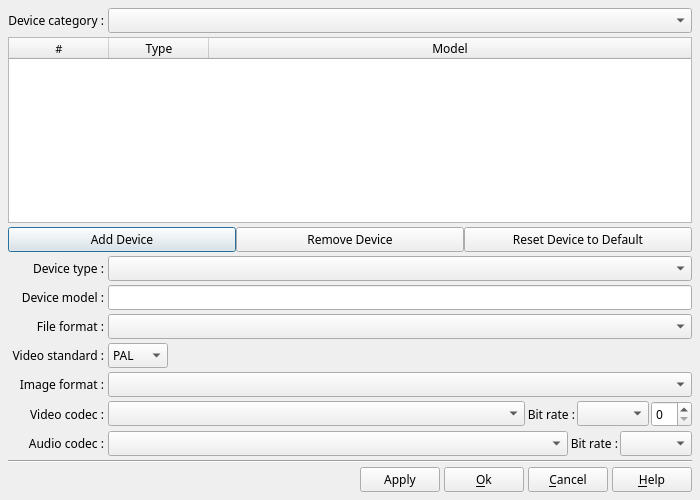
<?xml version="1.0" encoding="UTF-8"?>
<ui version="4.0">
 <class>DlgManageDevices</class>
 <widget class="QDialog" name="DlgManageDevices">
  <property name="geometry">
   <rect>
    <x>0</x>
    <y>0</y>
    <width>700</width>
    <height>500</height>
   </rect>
  </property>
  <property name="minimumSize">
   <size>
    <width>700</width>
    <height>500</height>
   </size>
  </property>
  <property name="font">
   <font>
    <family>Sans Serif</family>
    <pointsize>9</pointsize>
   </font>
  </property>
  <property name="windowTitle">
   <string>Manage Devices</string>
  </property>
  <layout class="QGridLayout" name="gridLayout_3">
   <property name="leftMargin">
    <number>8</number>
   </property>
   <property name="topMargin">
    <number>8</number>
   </property>
   <property name="rightMargin">
    <number>8</number>
   </property>
   <property name="bottomMargin">
    <number>8</number>
   </property>
   <property name="spacing">
    <number>4</number>
   </property>
   <item row="0" column="0">
    <layout class="QGridLayout" name="gridLayout">
     <item row="7" column="1">
      <layout class="QHBoxLayout" name="horizontalLayout_14">
       <property name="spacing">
        <number>2</number>
       </property>
       <item>
        <widget class="QComboBox" name="DBStandardCB">
         <property name="toolTip">
          <string>Select the video standard to use, PAL or NTSC</string>
         </property>
         <item>
          <property name="text">
           <string>PAL</string>
          </property>
         </item>
         <item>
          <property name="text">
           <string>NTSC</string>
          </property>
         </item>
        </widget>
       </item>
       <item>
        <spacer name="horizontalSpacer_9">
         <property name="orientation">
          <enum>Qt::Horizontal</enum>
         </property>
         <property name="sizeHint" stdset="0">
          <size>
           <width>40</width>
           <height>20</height>
          </size>
         </property>
        </spacer>
       </item>
      </layout>
     </item>
     <item row="5" column="1">
      <widget class="QLineEdit" name="DBDeviceModelED">
       <property name="toolTip">
        <string>&lt;html&gt;&lt;head/&gt;&lt;body&gt;&lt;p&gt;Enter here the name of the device (free text entry field)&lt;/p&gt;&lt;/body&gt;&lt;/html&gt;</string>
       </property>
      </widget>
     </item>
     <item row="6" column="1">
      <widget class="QComboBox" name="DBFileFormatCB">
       <property name="sizePolicy">
        <sizepolicy hsizetype="Preferred" vsizetype="Fixed">
         <horstretch>0</horstretch>
         <verstretch>0</verstretch>
        </sizepolicy>
       </property>
       <property name="toolTip">
        <string>Select the file type to use for the rendering</string>
       </property>
      </widget>
     </item>
     <item row="10" column="1">
      <layout class="QHBoxLayout" name="horizontalLayout_16">
       <property name="spacing">
        <number>2</number>
       </property>
       <item>
        <widget class="QComboBox" name="DBAudioFormatCB">
         <property name="sizePolicy">
          <sizepolicy hsizetype="Expanding" vsizetype="Fixed">
           <horstretch>0</horstretch>
           <verstretch>0</verstretch>
          </sizepolicy>
         </property>
         <property name="minimumSize">
          <size>
           <width>150</width>
           <height>0</height>
          </size>
         </property>
         <property name="toolTip">
          <string>Select the audio codec to use for the rendering</string>
         </property>
        </widget>
       </item>
       <item>
        <widget class="QLabel" name="AudioBitRateLabel">
         <property name="text">
          <string>Bit rate :</string>
         </property>
         <property name="alignment">
          <set>Qt::AlignRight|Qt::AlignTrailing|Qt::AlignVCenter</set>
         </property>
        </widget>
       </item>
       <item>
        <widget class="QComboBox" name="DBAudioBitRateCB">
         <property name="toolTip">
          <string>Select the bit rate to use for audio during the rendering</string>
         </property>
        </widget>
       </item>
      </layout>
     </item>
     <item row="7" column="0">
      <widget class="QLabel" name="StandardLabel">
       <property name="text">
        <string>Video standard :</string>
       </property>
       <property name="alignment">
        <set>Qt::AlignRight|Qt::AlignTrailing|Qt::AlignVCenter</set>
       </property>
      </widget>
     </item>
     <item row="8" column="0">
      <widget class="QLabel" name="ImageSizeLabel">
       <property name="text">
        <string>Image format :</string>
       </property>
       <property name="alignment">
        <set>Qt::AlignRight|Qt::AlignTrailing|Qt::AlignVCenter</set>
       </property>
      </widget>
     </item>
     <item row="8" column="1">
      <widget class="QComboBox" name="DBImageSizeCombo">
       <property name="toolTip">
        <string>Select the image format to use for the rendering</string>
       </property>
       <property name="currentIndex">
        <number>-1</number>
       </property>
      </widget>
     </item>
     <item row="9" column="0">
      <widget class="QLabel" name="VideoFormatLabel">
       <property name="text">
        <string>Video codec :</string>
       </property>
       <property name="alignment">
        <set>Qt::AlignRight|Qt::AlignTrailing|Qt::AlignVCenter</set>
       </property>
      </widget>
     </item>
     <item row="9" column="1">
      <layout class="QHBoxLayout" name="horizontalLayout_11">
       <property name="spacing">
        <number>2</number>
       </property>
       <item>
        <widget class="QComboBox" name="DBVideoFormatCB">
         <property name="sizePolicy">
          <sizepolicy hsizetype="Expanding" vsizetype="Fixed">
           <horstretch>0</horstretch>
           <verstretch>0</verstretch>
          </sizepolicy>
         </property>
         <property name="minimumSize">
          <size>
           <width>150</width>
           <height>0</height>
          </size>
         </property>
         <property name="toolTip">
          <string>Select the video codec to use for the rendering</string>
         </property>
        </widget>
       </item>
       <item>
        <widget class="QLabel" name="VideoBitRateLabel">
         <property name="sizePolicy">
          <sizepolicy hsizetype="Preferred" vsizetype="Preferred">
           <horstretch>0</horstretch>
           <verstretch>0</verstretch>
          </sizepolicy>
         </property>
         <property name="text">
          <string>Bit rate :</string>
         </property>
         <property name="alignment">
          <set>Qt::AlignRight|Qt::AlignTrailing|Qt::AlignVCenter</set>
         </property>
        </widget>
       </item>
       <item>
        <widget class="QComboBox" name="DBVideoBitRateCB">
         <property name="toolTip">
          <string>Select the bit rate to use for video during the rendering</string>
         </property>
        </widget>
       </item>
       <item>
        <widget class="QSpinBox" name="sbCRF"/>
       </item>
      </layout>
     </item>
     <item row="10" column="0">
      <widget class="QLabel" name="AudioFormatLabel">
       <property name="text">
        <string>Audio codec :</string>
       </property>
       <property name="alignment">
        <set>Qt::AlignRight|Qt::AlignTrailing|Qt::AlignVCenter</set>
       </property>
      </widget>
     </item>
     <item row="6" column="0">
      <widget class="QLabel" name="FileFormatLabel">
       <property name="text">
        <string>File format :</string>
       </property>
       <property name="alignment">
        <set>Qt::AlignRight|Qt::AlignTrailing|Qt::AlignVCenter</set>
       </property>
      </widget>
     </item>
     <item row="5" column="0">
      <widget class="QLabel" name="DeviceModelLabel">
       <property name="text">
        <string>Device model :</string>
       </property>
       <property name="alignment">
        <set>Qt::AlignRight|Qt::AlignTrailing|Qt::AlignVCenter</set>
       </property>
      </widget>
     </item>
     <item row="1" column="0" colspan="2">
      <widget class="QTableWidget" name="TableDevice">
       <property name="toolTip">
        <string>&lt;html&gt;&lt;head/&gt;&lt;body&gt;&lt;p&gt;This list shows the categories and the device types present in the database.&lt;/p&gt;&lt;p&gt;&lt;img src=&quot;:/img/db.png&quot;/&gt; Devices preceded by this icon are defined in the default database.&lt;/p&gt;&lt;p&gt;&lt;img src=&quot;:/img/db_update.png&quot;/&gt; Devices preceded by this icon are those that you defined yourself, or those from the default database that you have modified.&lt;/p&gt;&lt;/body&gt;&lt;/html&gt;</string>
       </property>
       <property name="editTriggers">
        <set>QAbstractItemView::NoEditTriggers</set>
       </property>
       <property name="showDropIndicator" stdset="0">
        <bool>false</bool>
       </property>
       <property name="dragDropOverwriteMode">
        <bool>false</bool>
       </property>
       <property name="selectionMode">
        <enum>QAbstractItemView::SingleSelection</enum>
       </property>
       <property name="selectionBehavior">
        <enum>QAbstractItemView::SelectRows</enum>
       </property>
       <property name="verticalScrollMode">
        <enum>QAbstractItemView::ScrollPerItem</enum>
       </property>
       <property name="horizontalScrollMode">
        <enum>QAbstractItemView::ScrollPerPixel</enum>
       </property>
       <property name="sortingEnabled">
        <bool>true</bool>
       </property>
       <property name="wordWrap">
        <bool>false</bool>
       </property>
       <property name="cornerButtonEnabled">
        <bool>false</bool>
       </property>
       <attribute name="horizontalHeaderHighlightSections">
        <bool>false</bool>
       </attribute>
       <attribute name="horizontalHeaderStretchLastSection">
        <bool>true</bool>
       </attribute>
       <attribute name="verticalHeaderVisible">
        <bool>false</bool>
       </attribute>
       <column>
        <property name="text">
         <string notr="true">#</string>
        </property>
        <property name="font">
         <font>
          <family>Sans Serif</family>
          <pointsize>8</pointsize>
         </font>
        </property>
       </column>
       <column>
        <property name="text">
         <string>Type</string>
        </property>
        <property name="font">
         <font>
          <family>Sans Serif</family>
          <pointsize>9</pointsize>
         </font>
        </property>
       </column>
       <column>
        <property name="text">
         <string>Model</string>
        </property>
        <property name="font">
         <font>
          <family>Sans Serif</family>
          <pointsize>9</pointsize>
         </font>
        </property>
       </column>
      </widget>
     </item>
     <item row="0" column="0">
      <widget class="QLabel" name="DeviceTypeLabel">
       <property name="text">
        <string>Device category :</string>
       </property>
       <property name="alignment">
        <set>Qt::AlignRight|Qt::AlignTrailing|Qt::AlignVCenter</set>
       </property>
      </widget>
     </item>
     <item row="0" column="1">
      <widget class="QComboBox" name="DBDeviceTypeCB">
       <property name="toolTip">
        <string>&lt;html&gt;&lt;head/&gt;&lt;body&gt;&lt;p&gt;The device type zone allows you to select the type of equipment to be shown in the list.&lt;/p&gt;&lt;/body&gt;&lt;/html&gt;</string>
       </property>
      </widget>
     </item>
     <item row="4" column="0">
      <widget class="QLabel" name="label_33">
       <property name="text">
        <string>Device type :</string>
       </property>
       <property name="alignment">
        <set>Qt::AlignRight|Qt::AlignTrailing|Qt::AlignVCenter</set>
       </property>
      </widget>
     </item>
     <item row="2" column="0" colspan="2">
      <layout class="QHBoxLayout" name="horizontalLayout_5">
       <property name="spacing">
        <number>0</number>
       </property>
       <property name="leftMargin">
        <number>0</number>
       </property>
       <property name="topMargin">
        <number>0</number>
       </property>
       <property name="rightMargin">
        <number>0</number>
       </property>
       <property name="bottomMargin">
        <number>0</number>
       </property>
       <item>
        <widget class="QPushButton" name="DBAddDevice">
         <property name="toolTip">
          <string>&lt;html&gt;&lt;head/&gt;&lt;body&gt;&lt;p&gt;Allows you to create a new device which will be added to the database.&lt;/p&gt;&lt;p&gt;The creation of a new device is made in 3 steps:&lt;/p&gt;&lt;p&gt;1- You must first create a device&lt;/p&gt;&lt;p&gt;2- You define the various parameters&lt;/p&gt;&lt;p&gt;3- You click the &amp;quot;Apply modifications&amp;quot; button to register the parameters&lt;/p&gt;&lt;/body&gt;&lt;/html&gt;</string>
         </property>
         <property name="text">
          <string>Add Device</string>
         </property>
         <property name="icon">
          <iconset resource="../../RSCffDiaporama.qrc">
           <normaloff>:/img/db_add.png</normaloff>:/img/db_add.png</iconset>
         </property>
        </widget>
       </item>
       <item>
        <widget class="QPushButton" name="DBRemoveBT">
         <property name="toolTip">
          <string>&lt;html&gt;&lt;head/&gt;&lt;body&gt;&lt;p&gt;Allows you to delete a device.&lt;/p&gt;&lt;p&gt;Note that you can delete only devices which you created – those shown with the &lt;img src=&quot;:/img/db_update.png&quot;/&gt; icon&lt;/p&gt;&lt;/body&gt;&lt;/html&gt;</string>
         </property>
         <property name="text">
          <string>Remove Device</string>
         </property>
         <property name="icon">
          <iconset resource="../../RSCffDiaporama.qrc">
           <normaloff>:/img/db_remove.png</normaloff>:/img/db_remove.png</iconset>
         </property>
        </widget>
       </item>
       <item>
        <widget class="QPushButton" name="DBResetBT">
         <property name="toolTip">
          <string>Cancel the modifications that you made on a predefined equipment profile in the ffDiaporama database</string>
         </property>
         <property name="text">
          <string>Reset Device to Default</string>
         </property>
         <property name="icon">
          <iconset resource="../../RSCffDiaporama.qrc">
           <normaloff>:/img/db_status.png</normaloff>:/img/db_status.png</iconset>
         </property>
        </widget>
       </item>
      </layout>
     </item>
     <item row="4" column="1">
      <widget class="QComboBox" name="DBDeviceSubtypeCB">
       <property name="toolTip">
        <string>&lt;html&gt;&lt;head/&gt;&lt;body&gt;&lt;p&gt;Allows you to select the category in which the equipment is classified&lt;/p&gt;&lt;/body&gt;&lt;/html&gt;</string>
       </property>
      </widget>
     </item>
    </layout>
   </item>
   <item row="1" column="0">
    <widget class="Line" name="line">
     <property name="orientation">
      <enum>Qt::Horizontal</enum>
     </property>
    </widget>
   </item>
   <item row="2" column="0">
    <layout class="QHBoxLayout" name="horizontalLayout">
     <property name="spacing">
      <number>4</number>
     </property>
     <item>
      <spacer name="horizontalSpacer">
       <property name="orientation">
        <enum>Qt::Horizontal</enum>
       </property>
       <property name="sizeHint" stdset="0">
        <size>
         <width>40</width>
         <height>20</height>
        </size>
       </property>
      </spacer>
     </item>
     <item>
      <widget class="QPushButton" name="DBApplyBT">
       <property name="text">
        <string>Apply</string>
       </property>
       <property name="icon">
        <iconset resource="../../RSCffDiaporama.qrc">
         <normaloff>:/img/action_ok.png</normaloff>:/img/action_ok.png</iconset>
       </property>
      </widget>
     </item>
     <item>
      <widget class="QPushButton" name="OkBt">
       <property name="toolTip">
        <string>Accept modification and exit dialog box</string>
       </property>
       <property name="text">
        <string>&amp;Ok</string>
       </property>
       <property name="icon">
        <iconset resource="../../RSCffDiaporama.qrc">
         <normaloff>:/img/action_ok.png</normaloff>:/img/action_ok.png</iconset>
       </property>
      </widget>
     </item>
     <item>
      <widget class="QPushButton" name="CancelBt">
       <property name="toolTip">
        <string>Cancel modification and exit dialog box</string>
       </property>
       <property name="text">
        <string>&amp;Cancel</string>
       </property>
       <property name="icon">
        <iconset resource="../../RSCffDiaporama.qrc">
         <normaloff>:/img/action_cancel.png</normaloff>:/img/action_cancel.png</iconset>
       </property>
      </widget>
     </item>
     <item>
      <widget class="QPushButton" name="HelpBt">
       <property name="toolTip">
        <string>Show help about this dialogue box</string>
       </property>
       <property name="text">
        <string>&amp;Help</string>
       </property>
       <property name="icon">
        <iconset resource="../../RSCffDiaporama.qrc">
         <normaloff>:/img/help.png</normaloff>:/img/help.png</iconset>
       </property>
      </widget>
     </item>
    </layout>
   </item>
  </layout>
 </widget>
 <resources>
  <include location="../../RSCffDiaporama.qrc"/>
 </resources>
 <connections/>
</ui>
